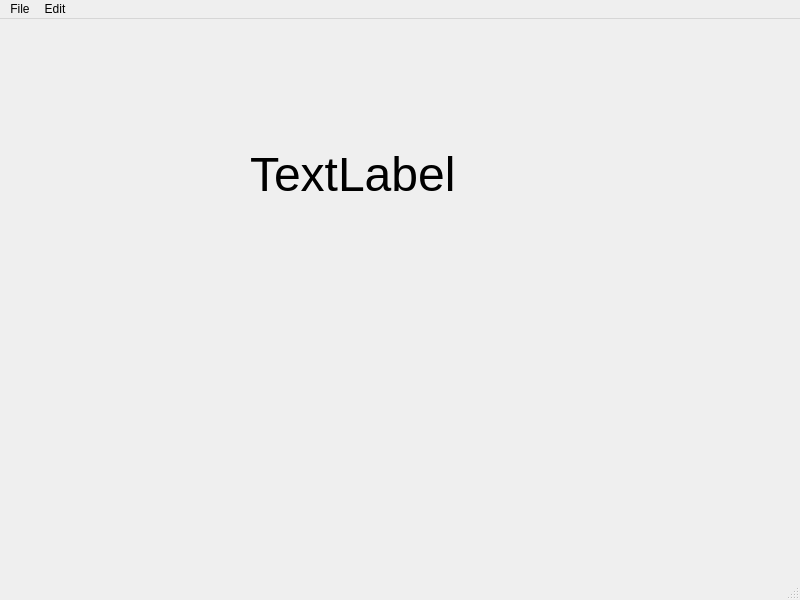
<?xml version="1.0" encoding="UTF-8"?>
<ui version="4.0">
 <class>MainWindow</class>
 <widget class="QMainWindow" name="MainWindow">
  <property name="geometry">
   <rect>
    <x>0</x>
    <y>0</y>
    <width>800</width>
    <height>600</height>
   </rect>
  </property>
  <property name="windowTitle">
   <string>MainWindow</string>
  </property>
  <widget class="QWidget" name="centralwidget">
   <widget class="QLabel" name="label1">
    <property name="geometry">
     <rect>
      <x>250</x>
      <y>100</y>
      <width>301</width>
      <height>111</height>
     </rect>
    </property>
    <property name="font">
     <font>
      <pointsize>36</pointsize>
     </font>
    </property>
    <property name="text">
     <string>TextLabel</string>
    </property>
   </widget>
  </widget>
  <widget class="QMenuBar" name="menubar">
   <property name="geometry">
    <rect>
     <x>0</x>
     <y>0</y>
     <width>800</width>
     <height>21</height>
    </rect>
   </property>
   <widget class="QMenu" name="menuFile">
    <property name="title">
     <string>File</string>
    </property>
    <addaction name="actionNew"/>
    <addaction name="actionSave"/>
   </widget>
   <widget class="QMenu" name="menuEdit">
    <property name="title">
     <string>Edit</string>
    </property>
    <addaction name="actionCopy"/>
    <addaction name="actionPaste"/>
   </widget>
   <addaction name="menuFile"/>
   <addaction name="menuEdit"/>
  </widget>
  <widget class="QStatusBar" name="statusbar"/>
  <action name="actionNew">
   <property name="text">
    <string>New</string>
   </property>
   <property name="statusTip">
    <string>Create a new file</string>
   </property>
   <property name="shortcut">
    <string>Ctrl+N</string>
   </property>
  </action>
  <action name="actionSave">
   <property name="text">
    <string>Save</string>
   </property>
   <property name="statusTip">
    <string>Save a file</string>
   </property>
   <property name="shortcut">
    <string>Ctrl+S</string>
   </property>
  </action>
  <action name="actionCopy">
   <property name="text">
    <string>Copy</string>
   </property>
   <property name="statusTip">
    <string>Copy a file</string>
   </property>
   <property name="shortcut">
    <string>Ctrl+C</string>
   </property>
  </action>
  <action name="actionPaste">
   <property name="text">
    <string>Paste</string>
   </property>
   <property name="statusTip">
    <string>Paste a file</string>
   </property>
   <property name="shortcut">
    <string>Ctrl+V</string>
   </property>
  </action>
 </widget>
 <resources/>
 <connections/>
</ui>
